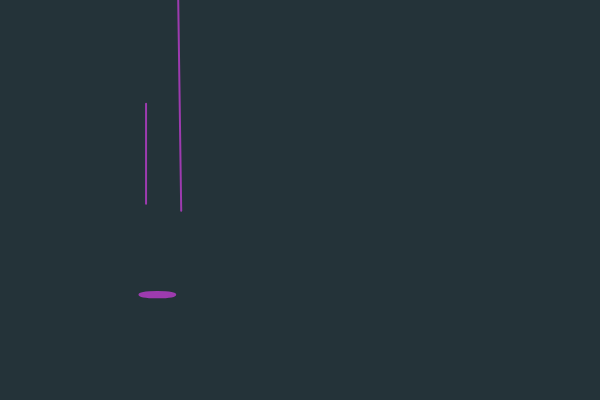
Frame 1 (no input)
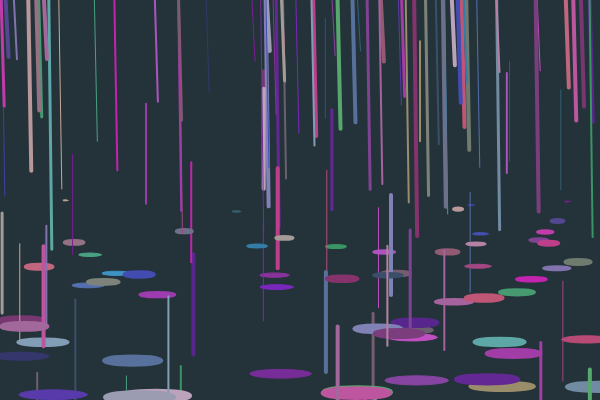
Frame 60 (no input)
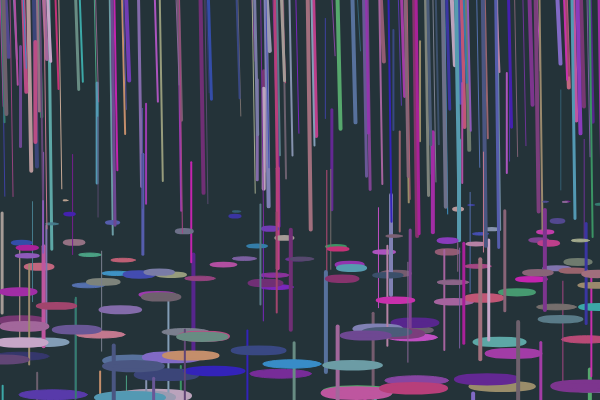
Frame 120 (the mouse pressed at the canvas centre since frame 60)

The p5.js sketch that drew these frames (run headless with seeded random() and noise() and a simulated clock; from frame 60 on, the mouse is pressed at the canvas centre):

// p5.js sketch
// ── sketch.js
var rain = {
  x1: 0,
  y1: 0,
  x2: 0,
  y2: 0
}

var rain2 = {
  x1: 0,
  y1: 0,
  x2: 0,
  y2: 0
}

var drop = {
  x1: 0,
  y1: 0,
  x2: 3,
  y2: 1
}

var col = {
  r: 0,
  g: 0,
  b: 0
}

function setup () {
  createCanvas(600, 400);
  background(36, 51, 57);
}

function draw () {
// frame color tone, alpha and speed
  //background(36, 51, 57);
  //background(124, 227, 236, 50);
  //background(28, 158, 185, 50);
  //background(58, 83, 102, 50);
  //background(40, 40, 50, 50);
  frameRate(28);

// rain color variables
  col.r = random(50, 200);
  col.g = random(30, 170);
  col.b = random(100, 200);
  stroke (col.r, col.g, col.b);

// rain thickness
  var sizes = [1 , 2 , 3, 4];
  var rain_size = random(sizes);
  strokeWeight (rain_size);

// rain length
  var rain_length = random(50, 250);
  rain.x1 = random(0, width, 0, height);
  rain.x2 = constrain(rain.x1, rain.x1 + 3, rain.x1 % 5);
  line(rain.x1, rain.y1, rain.x2, rain_length);

// contrasting rain direction and length
  rain2.x1 = random(0, width, 0, height);
  rain2.y1 = random(0, width, 0, height);
  rain2.x2 = constrain(rain2.x1, rain2.x1 - 1, rain2.x1 * 3);
  rain2.y2 = constrain(rain2.y1, rain2.y1 + 100, rain2.y1 * 5);
  line(rain2.x1, rain2.y1, rain2.x2, rain2.y2);

// rain drops mapped to smaller/thinner in background and larger/thicker in foreground
  var drop_min = floor(5);
  var drop_max = floor(70);
  drop.x1 = random(0, width);
  drop.y1 = random(height/2, 400);
  var drop_size1 = map(drop.y1, height/2, 400, drop_min, drop_max);
  var drop_size2 = map(drop.y1, height/2, 400, 1, 10);
  fill(col.r, col.g, col.b);
  ellipse(drop.x1, drop.y1, drop_size1, drop_size2);
}
